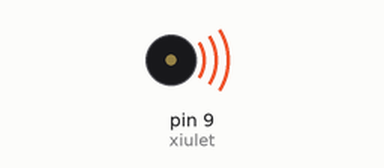
A sketch run on a simulated Arduino Uno, built with avr-gcc and run on an emulated ATmega328P. On the bench: buzzer (waves = sounding).

Above: at 0.3 s.
At 7.3 s:
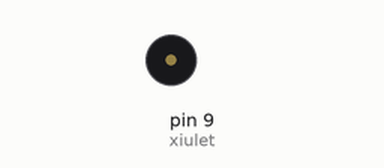
Timing chart, 0 to 9.1 s (numbered marks = the images above):
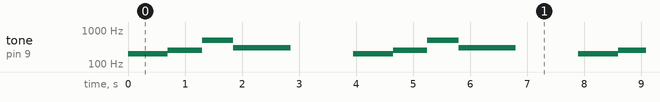

Measured:
- by itself, tone on pin 9 (xiulet): repeats every 4.0 s: 250 Hz 0.60 s, 500 Hz 0.55 s, 300 Hz 1.0 s, silent 1.1 s, 200 Hz 0.70 s

The sketch:

sirena_3.ino
```cpp
/**********************************************************************************
**                                                                               **
**                                  Sirena                                       **
**            Sergi Viñals                                                       **
**                                                                               **
**********************************************************************************/

//********** Includes *************************************************************

//********** Variables ************************************************************
const byte xiulet = 9;        // donar nom al pin 9 de l’Arduino
const byte pot0 = A0;         // donar nom al pin A0 de l’Arduino
int valPot0;                 // guardar valor del potenciometre

//********** Setup ****************************************************************
void setup()
{
  pinMode(xiulet, OUTPUT);   // definir el pin 9 com una sortida
}
//********** Loop *****************************************************************
void loop()
{
  //valPot0 = analogRead(pot0);    // llegir valor potenciòmetre  //en aquest cas no fa falta

  tone(xiulet, 200, 1000);    // xiulet de durada valPot0
  delay(200+500);              // esperar valPot0 del xiulet + valPot0 silenci
   tone(xiulet, 250, 1000);    // xiulet de durada valPot0
  delay(100+500);              // esperar valPot0 del xiulet + valPot0 silenci
   tone(xiulet, 500, 1000);    // xiulet de durada valPot0
  delay(50+500);              // esperar valPot0 del xiulet + valPot0 silenci
   tone(xiulet, 300, 1000);    // xiulet de durada valPot0
  delay(100+2000);              // esperar valPot0 del xiulet + valPot0 silenci
}
//********** Funcions *************************************************************
```
